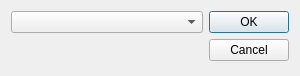
<?xml version="1.0" encoding="UTF-8"?>
<ui version="4.0">
 <class>ViewScaleDialog</class>
 <widget class="QDialog" name="ViewScaleDialog">
  <property name="windowModality">
   <enum>Qt::ApplicationModal</enum>
  </property>
  <property name="geometry">
   <rect>
    <x>0</x>
    <y>0</y>
    <width>300</width>
    <height>76</height>
   </rect>
  </property>
  <property name="sizePolicy">
   <sizepolicy hsizetype="Preferred" vsizetype="Preferred">
    <horstretch>0</horstretch>
    <verstretch>0</verstretch>
   </sizepolicy>
  </property>
  <property name="minimumSize">
   <size>
    <width>300</width>
    <height>76</height>
   </size>
  </property>
  <property name="maximumSize">
   <size>
    <width>300</width>
    <height>76</height>
   </size>
  </property>
  <property name="windowTitle">
   <string>View scale</string>
  </property>
  <property name="windowIcon">
   <iconset resource="../res/toponic.qrc">
    <normaloff>:/png/toponic-48.png</normaloff>:/png/toponic-48.png</iconset>
  </property>
  <property name="modal">
   <bool>true</bool>
  </property>
  <layout class="QHBoxLayout" name="horizontalLayout">
   <item>
    <layout class="QVBoxLayout" name="VerticalLayout">
     <item>
      <widget class="QComboBox" name="ScaleComboBox">
       <property name="maxVisibleItems">
        <number>20</number>
       </property>
      </widget>
     </item>
     <item>
      <spacer name="verticalSpacer">
       <property name="orientation">
        <enum>Qt::Vertical</enum>
       </property>
       <property name="sizeHint" stdset="0">
        <size>
         <width>20</width>
         <height>40</height>
        </size>
       </property>
      </spacer>
     </item>
    </layout>
   </item>
   <item>
    <widget class="QDialogButtonBox" name="ButtonBox">
     <property name="orientation">
      <enum>Qt::Vertical</enum>
     </property>
     <property name="standardButtons">
      <set>QDialogButtonBox::Cancel|QDialogButtonBox::Ok</set>
     </property>
    </widget>
   </item>
  </layout>
 </widget>
 <resources>
  <include location="../res/toponic.qrc"/>
 </resources>
 <connections>
  <connection>
   <sender>ButtonBox</sender>
   <signal>accepted()</signal>
   <receiver>ViewScaleDialog</receiver>
   <slot>accept()</slot>
   <hints>
    <hint type="sourcelabel">
     <x>248</x>
     <y>254</y>
    </hint>
    <hint type="destinationlabel">
     <x>157</x>
     <y>274</y>
    </hint>
   </hints>
  </connection>
  <connection>
   <sender>ButtonBox</sender>
   <signal>rejected()</signal>
   <receiver>ViewScaleDialog</receiver>
   <slot>reject()</slot>
   <hints>
    <hint type="sourcelabel">
     <x>316</x>
     <y>260</y>
    </hint>
    <hint type="destinationlabel">
     <x>286</x>
     <y>274</y>
    </hint>
   </hints>
  </connection>
 </connections>
</ui>
